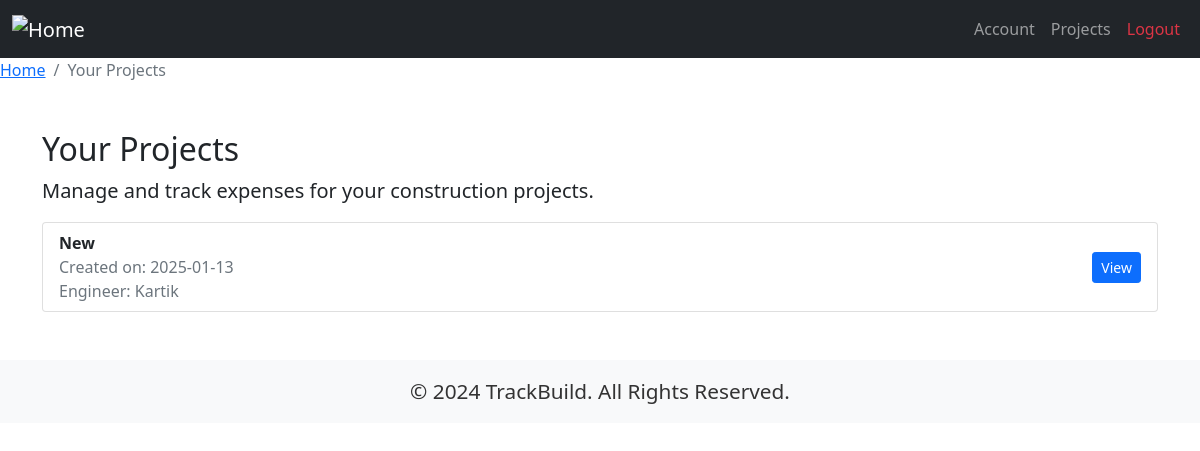
Screenshot of /views/projects/client_project_list.php (signed in) with the database file from the repository.
### tables this page shows
CREATE TABLE `projects` (
  `id` int(11) NOT NULL,
  `user_id` int(11) NOT NULL,
  `project_name` varchar(255) NOT NULL,
  `description` text DEFAULT NULL,
  `land_area` float NOT NULL,
  `budget` float DEFAULT NULL,
  `duration` int(11) NOT NULL,
  `address` text DEFAULT NULL,
  `document` varchar(255) NOT NULL,
  `created_at` timestamp NOT NULL DEFAULT current_timestamp(),
  `engineer_id` int(11) NOT NULL,
  `client_id` int(11) NOT NULL
);

CREATE TABLE `users` (
  `id` int(11) NOT NULL,
  `username` varchar(50) NOT NULL,
  `email` varchar(100) NOT NULL,
  `password` varchar(255) NOT NULL,
  `created_at` timestamp NOT NULL DEFAULT current_timestamp(),
  `role_name` enum('engineer','client') DEFAULT 'client'
);

### views/projects/client_project_list.php (the view, shortened to what this page needs)
<?php
require_once '../../config/db.php';
$projects = [];
try {
    $user_id = $_SESSION['user_id'];
    $stmt = $conn->prepare("SELECT p.*, u.username AS engineer_name FROM projects p
                            JOIN users u ON p.engineer_id = u.id
                            WHERE p.client_id = :user_id ORDER BY p.created_at DESC");
    $stmt->bindParam(':user_id', $user_id, PDO::PARAM_INT);
    $stmt->execute();
    $projects = $stmt->fetchAll(PDO::FETCH_ASSOC);
} catch (PDOException $e) {
    $error_message = "Error fetching projects: " . htmlspecialchars($e->getMessage());
}
?>
<!DOCTYPE html>
<html lang="en">
<head>
    <link href="https://cdn.jsdelivr.net/npm/bootstrap@5.1.3/dist/css/bootstrap.min.css" rel="stylesheet">
</head>
<body>
    <nav class="navbar navbar-expand-lg navbar-dark bg-dark">
        <div class="container-fluid">
            <a class="navbar-brand" href="../engineer_dashboard.php">
                <img src="../../assets/home-icon.png" alt="Home" class="home-icon">
            </a>
            <div class="collapse navbar-collapse" id="navbarNav">
                <ul class="navbar-nav ms-auto">
                    <li class="nav-item">
                        <a class="nav-link" href="../account/client_account_details.php">Account</a>
                    </li>
                    <li class="nav-item">
                        <a class="nav-link" href="client_project_list.php">Projects</a>
                    </li>
                    <li class="nav-item">
                        <a class="nav-link text-danger" href="../../logout.php">Logout</a>
                    </li>
                </ul>
            </div>
        </div>
    </nav>
    <nav aria-label="breadcrumb">
        <ol class="breadcrumb">
            <li class="breadcrumb-item"><a href="../engineer_dashboard.php">Home</a></li>
            <li class="breadcrumb-item active" aria-current="page">Your Projects</li>
        </ol>
    </nav>
    <div class="container mt-5">
        <h2>Your Projects</h2>
        <p class="lead">Manage and track expenses for your construction projects.</p>
        <?php if (count($projects) > 0): ?>
            <div class="list-group">
                <?php foreach ($projects as $project): ?>
                    <div class="list-group-item list-group-item-action">
                        <div class="d-flex justify-content-between align-items-center">
                            <div>
                                <strong><?php echo htmlspecialchars($project['project_name']); ?></strong>
                                <p class="mb-0 text-muted">Created on: <?php echo date('Y-m-d', strtotime($project['created_at'])); ?></p>
                                <p class="mb-0 text-muted">Engineer: <?php echo htmlspecialchars($project['engineer_name']); ?></p>
                            </div>
                            <div>
                                <a href="client_project_dashboard.php?project_id=<?php echo $project['id']; ?>" class="btn btn-primary btn-sm">View</a>
                            </div>
                        </div>
                    </div>
                <?php endforeach; ?>
            </div>
        <?php else: ?>
            <p class="no-projects mt-3">You currently have no projects assigned to any engineers. Assign a project to an engineer to get started and track your progress efficiently.</p>
        <?php endif; ?>
    </div>
    <?php include('../../includes/footer.php'); ?>
</body>
</html>

### views/projects/client_project_list.php (style rules this page uses)
.list-group-item-action { transition: background-color 0.2s ease-in-out; }
.home-icon { width: 40px; height: 40px; }

### rows the page displays
projects: project_name "New", created_at "2025-01-13", user.username "Kartik"
